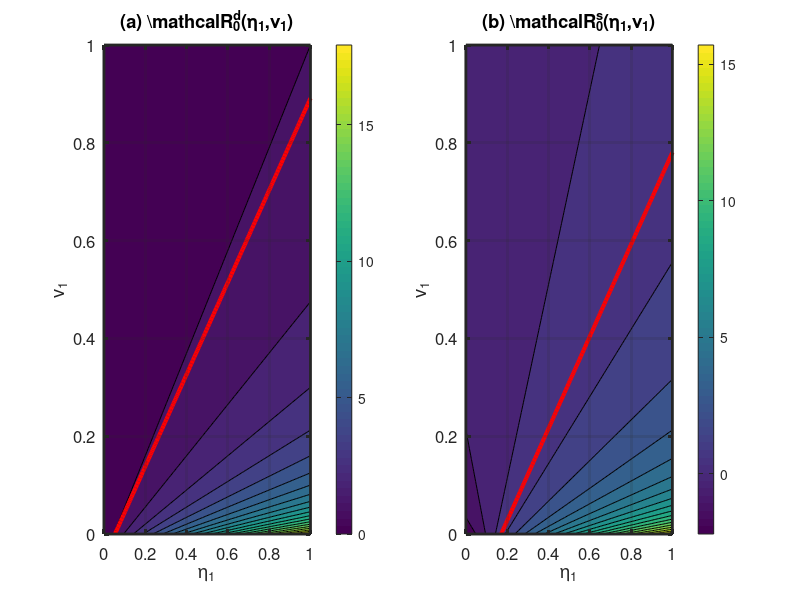
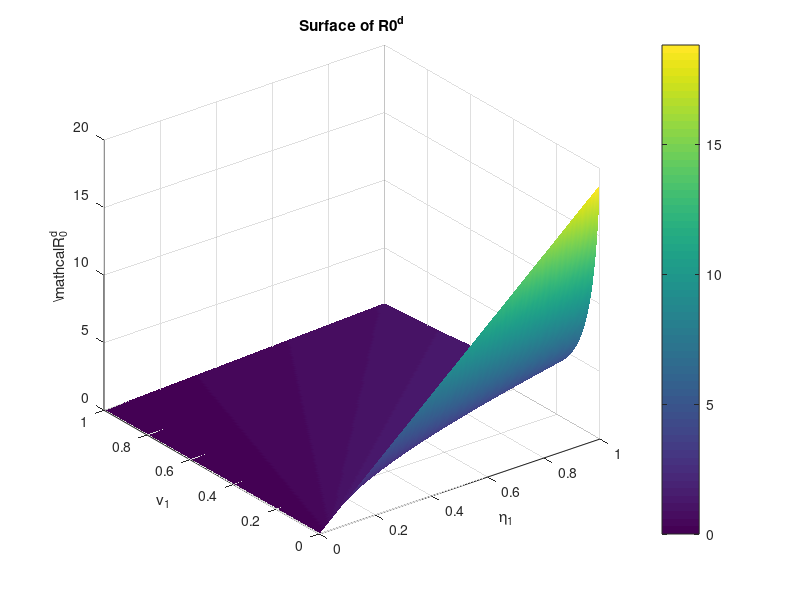

These charts were generated, in order, by the following MATLAB code:
clear; clc; close all;

%% Parameters
pi_val = 0.8;
muL = 0.05;

sigma_eta1 = 0.5;
theta_eta1 = 0.5;

%% Parameter ranges
eta1 = linspace(0,1,150);
nu1  = linspace(0,1,150);

[ETA1, NU1] = meshgrid(eta1, nu1);

r = pi_val/(pi_val + muL);

%% R0 surfaces
R0d = (ETA1 .* r) ./ (NU1 + muL);

R0s = (ETA1 .* r ...
    - (sigma_eta1^2/(4*theta_eta1))*r^2) ./ (NU1 + muL);

%% ===============================
%% FIGURE 1: Contour plots (RECOMMENDED)
%% ===============================
figure;

subplot(1,2,1)
contourf(ETA1, NU1, R0d, 20); hold on
contour(ETA1, NU1, R0d, [1 1], 'r', 'LineWidth', 3) % threshold line
colorbar
xlabel('\eta_1')
ylabel('\nu_1')
title('(a) \mathcal{R}_0^d(\eta_1,\nu_1)')
set(gca,'FontSize',12,'LineWidth',2)
grid on

subplot(1,2,2)
contourf(ETA1, NU1, R0s, 20); hold on
contour(ETA1, NU1, R0s, [1 1], 'r', 'LineWidth', 3)
colorbar
xlabel('\eta_1')
ylabel('\nu_1')
title('(b) \mathcal{R}_0^s(\eta_1,\nu_1)')
set(gca,'FontSize',12,'LineWidth',2)
grid on

figure;
surf(ETA1, NU1, R0d)
xlabel('\eta_1')
ylabel('\nu_1')
zlabel('\mathcal{R}_0^d')
title('Surface of R0^d')
shading interp
colorbar
